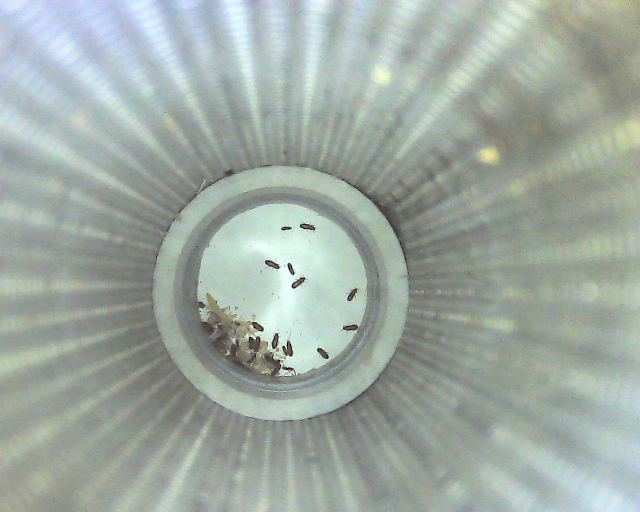
#> input picture client/sample_imgs/example.jpg, 1280 x 1024 px, found by its file name (shown at 1/2 size); the run also reads 1 picture not shown here
$ python ParticleCounter.py   (Python 2 division)
#> lines starting #> are read from the running program, lines starting #| are printed output that depends on the picture
### client/CameraController.py
import os
import numpy as np
from PIL import Image

def save_image(img_arr, path):
    img = Image.fromarray(img_arr)
    img.save(path)

def crop_image(img_arr, crop_guides=(0, 0, 500, 500)):
    img = Image.fromarray(img_arr)
    img = img.crop(crop_guides)
    img.save("tmp/_00.jpg")
    return np.array(img)

def take_picture():
    os.system("/home/pi/webcam.sh")
    img = Image.open("example.jpg")
#> img is the input picture: PIL image 1280x1024 RGB; mean R, G, B 158.8, 169.9, 162.3
    return np.array(img)

def take_picture_dummy():
    img = Image.open("sample_imgs/example.jpg")
    return np.array(img)

# [2 lines that do not run on import are left out]

### client/ParticleCounter.py
from PIL import Image, ImageFilter, ImageEnhance
from CameraController import take_picture, take_picture_dummy, crop_image
from scipy.cluster.vq import kmeans, vq
import trackpy as tp
import numpy as np
import skimage.measure

import matplotlib as mpl
import matplotlib.pyplot as plt
import matplotlib.patches as mpatches

debug = False

def darken_details(img_arr, threshold):
    # inspired by https://github.com/muratkrty/specularity-removal/blob/master/specularity.py
    win_size = (3, 3)
    img_arr_cpy = img_arr.copy()

    for r in xrange(0, len(img_arr)):
        for c in xrange(0, len(img_arr[0])):
            win = img_arr_cpy[r : r + win_size[0], c : c + win_size[1]]
            if win.shape[0] == win_size[0] and win.shape[1] == win_size[1]:
                if win[1, 1] < threshold:
                    img_arr[r : r + win_size[0], c : c + win_size[1]] = np.zeros(win_size, dtype=np.uint8)

def preprocess(img_arr, mask_arr):
    img = Image.fromarray(img_arr)
    img = ImageEnhance.Brightness(img).enhance(0.95)
    mask = Image.fromarray(mask_arr)

    img.paste(mask, (0, 0), mask) # apply circular mask

    img = ImageEnhance.Color(img).enhance(2)
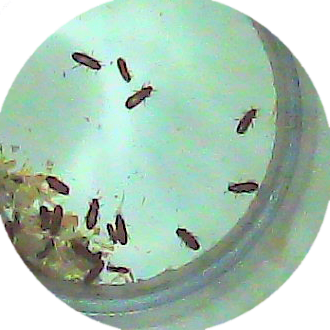
#> img: PIL image 330x330 RGB; mean R, G, B 170.6, 198.3, 180.8
    img.save("tmp/_0.jpg")

    roi = np.array(img)
    roi[:, :, [0, 2]] = 0 # extract green channel by setting all others to 0
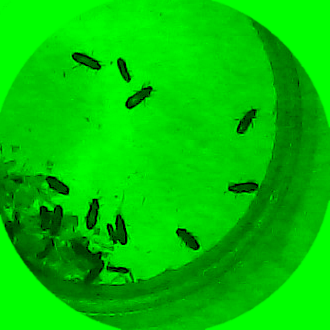
#> roi: shape (330, 330, 3); mean R, G, B 0, 198.3, 0

    img = Image.fromarray(roi)
    img.save("tmp/_1.jpg")
    img = img.convert('L')
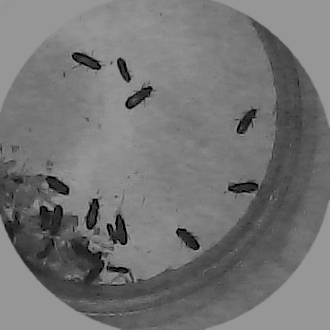
#> img: PIL image 330x330 L; min 0, max 150, mean 116.5
    img.save("tmp/_2.jpg")
    img = ImageEnhance.Contrast(img).enhance(1.1)
    img = ImageEnhance.Brightness(img).enhance(1.4)
    img = img.filter(ImageFilter.MedianFilter(size=7))
    img.save("tmp/_3.jpg")
    img = img.filter(ImageFilter.GaussianBlur(radius=3))
    img.save("tmp/_4.jpg")
    img = ImageEnhance.Contrast(img).enhance(1.07)
    img = ImageEnhance.Brightness(img).enhance(1.05)
    img.save("tmp/_5.jpg")
    img = img.filter(ImageFilter.UnsharpMask(radius=4.5, percent=200, threshold=2))
    img.save("tmp/_6.jpg")

    img_arr = np.array(img)
    darken_details(img_arr, 19)
#> after the loop in darken_details, `for r in xrange(0, len(img_arr)):`:
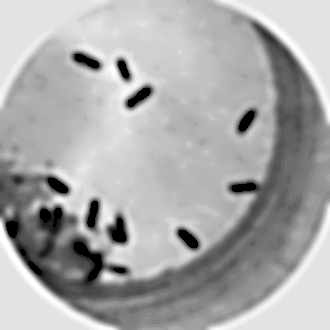
#> img_arr: shape (330, 330); min 0, max 255, mean 169.4
    img = Image.fromarray(img_arr)
    img.save("tmp/_7.jpg")

    img = ImageEnhance.Brightness(img).enhance(4)
    img = ImageEnhance.Contrast(img).enhance(3)
    img.save("tmp/_8.jpg")
    img = img.filter(ImageFilter.GaussianBlur(radius=1.9))
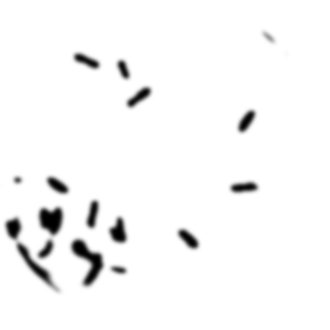
#> img: PIL image 330x330 L; min 0, max 255, mean 246.6
    img.save("tmp/_9.jpg")
    img = img.filter(ImageFilter.UnsharpMask(radius=3.8, percent=110, threshold=2))
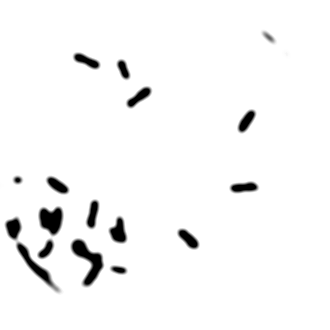
#> img: PIL image 330x330 L; min 0, max 255, mean 246.1
    img.save("tmp/_10.jpg")
    img = ImageEnhance.Brightness(img).enhance(3)
    img = ImageEnhance.Contrast(img).enhance(2)
    img.save("tmp/_11.jpg")
    img.paste(mask, (0, 0), mask)
    img = img.convert('L')
    img.save("tmp/_12.jpg")

    img_arr = np.array(img)
    # darken_details(img_arr, 20)
    # Image.fromarray(img_arr).save("tmp/_13.jpg")

    return img_arr

def count_particles(img_arr):

    num_particles = 0

    orig_img_arr = None
    if debug:
        orig_img_arr = np.array(Image.open("tmp/_0.jpg"))
        print str(orig_img_arr.shape)

    if debug:
        mpl.rc('figure',  figsize=(10, 6))
        mpl.rc('image', cmap='gray')
        fig, ax = plt.subplots(ncols=1, nrows=1)
        ax.imshow(orig_img_arr)

    label_img = skimage.measure.label(img_arr, background=255)
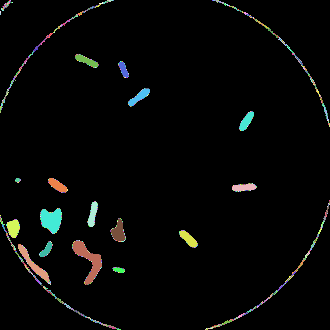
#> label_img: shape (330, 330) int64; 942 distinct labels, from 0 to 941; one colour per label, 0 black
    for region in skimage.measure.regionprops(label_img, intensity_image=img_arr):
        if region.mean_intensity > 1 or region.eccentricity < 0.8 or region.area < 20:
            continue

        if debug:
            print "ecc: " + str(region.eccentricity)
            print "area: " + str(region.area)
            print "mean intensity: " + str(region.mean_intensity)

            minr, minc, maxr, maxc = region.bbox
            rect = mpatches.Rectangle((minc, minr), maxc - minc, maxr - minr, fill=False, edgecolor='red', linewidth=1)
            ax.add_patch(rect)

            # TODO process avg color
            slice = orig_img_arr[minr : maxr, minc : maxc, :]
            print str(slice.shape)
            print

        num_particles += 1
#> after the loop, num_particles = 13

    if debug:
        plt.show()

    '''
    tracking = tp.locate(img_arr, 21, invert=True, minmass=1)
    # print str(tracking)

    eccs = tracking['ecc'].tolist()

    # TODO apply a sigmoid func or something here to normalize the values
    num_particles = 0
    for ecc in eccs:
        if ecc > 0.20:
            num_particles += 1


    mpl.rc('figure',  figsize=(10, 6))
    mpl.rc('image', cmap='gray')
    plt.figure()
    tp.annotate(tracking, img_arr)
    '''

    return num_particles

if __name__ == "__main__":
    mask = np.array(Image.open("mask_330.png"))

    img = take_picture()
    img = crop_image(img, crop_guides=(458, 468, 458 + 330, 468 + 330))
    img = preprocess(img, mask)

    print "Number of particles: " + str(count_particles(img))
#| Number of particles: 13
